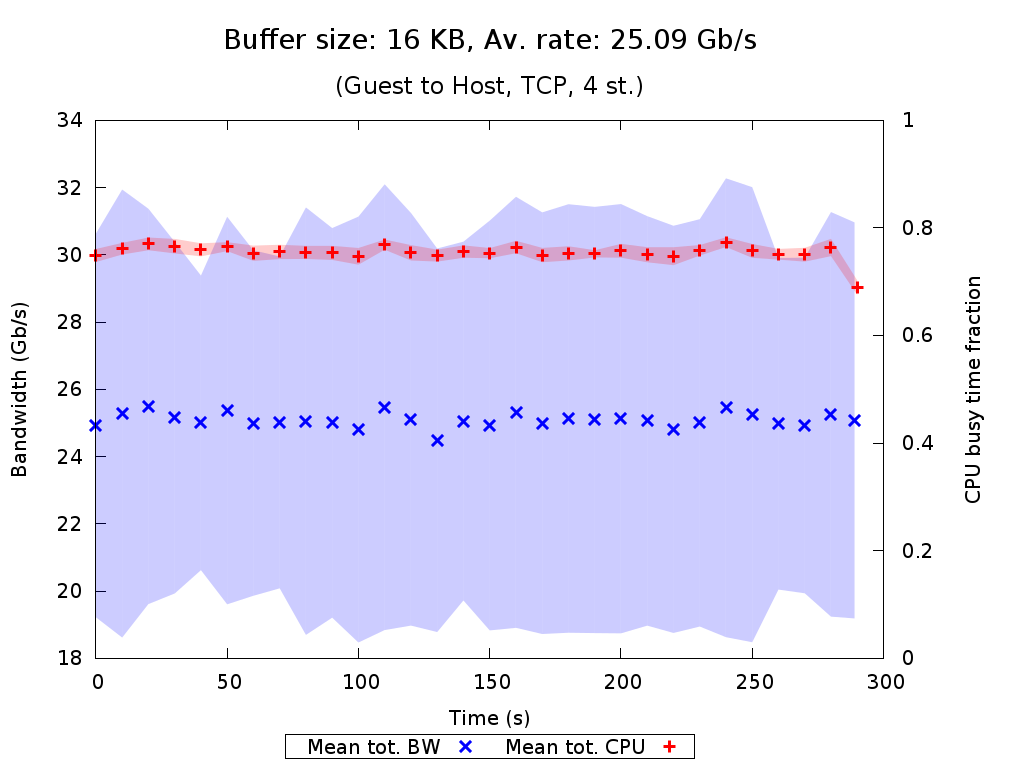

The gnuplot source for this figure:
set terminal pngcairo nocrop enhanced size 1024,768 font "Verdana,15"
set output "TCP_4_st_2015_07_24_22-09-54_g2h_16KB.png"

set title "{/=20 Buffer size: 16 KB, Av. rate: 25.09 Gb/s}\n\n{/=18 (Guest to Host, TCP, 4 st.)}"

set xlabel "Time (s)"
set ylabel "Bandwidth (Gb/s)"
set ytics nomirror
set y2label "CPU busy time fraction"
set y2tics nomirror
set y2range [0:1]
set key bmargin center horizontal box samplen 1 width -1
set bmargin 4.6

set style fill transparent solid 0.2 noborder
plot "TCP_4_st_2015_07_24_22-09-54_g2h_16KB_iperf_processed.dat" using 1:($2/1073741824.0-$3/1073741824.0):($2/1073741824.0+$3/1073741824.0) with filledcurves lc rgb "blue" notitle, \
     "" using 1:($2/1073741824.0) with points pt 2 ps 1.5 lw 3 lc rgb "blue" title "Mean tot. BW", \
     "TCP_4_st_2015_07_24_22-09-54_g2h_16KB_mpstat_processed.dat" using 1:($2-$3):($2+$3) with filledcurves lc rgb "red" axes x1y2 notitle, \
     "" using 1:2 with points pt 1 ps 1.5 lw 3 lc rgb "red" axes x1y2 title "Mean tot. CPU"
